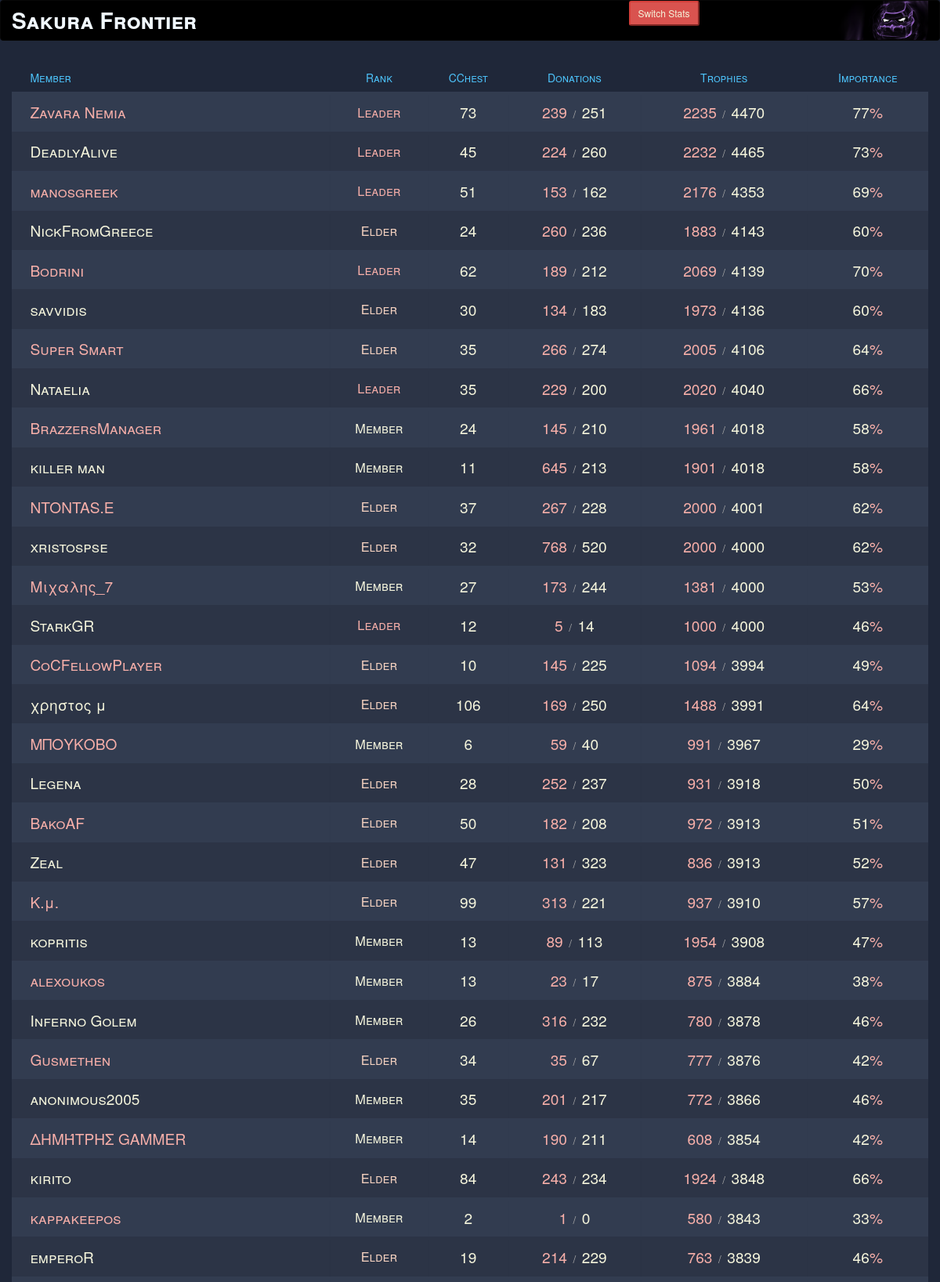
The page / (upper part) on the database its author committed.
### tables this page shows
CREATE TABLE player (tag VARCHAR(255) PRIMARY KEY, name VARCHAR(255), chest REAL, dona REAL, rece REAL, troph REAL, contr REAL, role REAL, vip REAL, times INT, isin INT);

### index.php (the view, shortened to what this page needs)
<html>
<head>
    <link rel="stylesheet" href="./Sakura Frontier_files/bootstrap.min.css">
    <link rel="stylesheet" href="style.css">
</head>
<body>
    <div class="navbar navbar-inverse navbar-fixedtop">
        <div class="container">
            <div class="row">
                <div class="col-xs-6 clana text-left align-middle">Sakura Frontier</div>
                <div class="col-xs-3 switch text-right align-middle">
                    <button class="btn-sm btn-danger" onclick="stats()" style="color:beige"> Switch Stats </button>
                </div>
                <div class="col-xs-3 golem text-right"><img class="logo" src="nav.png"></div>
            </div>
        </div>
    </div>
    <table class="container stato">
        <thead>
            <tr>
                <th>
                    <h1 onclick="sortMem()">Member</h1></th>
                <th>
                    <h1 onclick="sortRan()"><center>Rank</center></h1></th>
                <th>
                    <h1 onclick="sortChe()"><center>CChest</center></h1></th>
                <th>
                    <h1 onclick="sortDon()"><center>Donations</center></h1></th>
                <th>
                    <h1 onclick="sortTro()"><center>Trophies</center></h1></th>
                <th>
                    <h1 onclick="sortImp()"><center>Importance</center></h1></th>
            </tr>
        </thead>
        <tbody class="switcho">
            <?php
            $db = new SQLite3('sakura.db');
            $results = $db->query('SELECT * FROM player ORDER BY troph DESC');
            while ($row = $results->fetchArray(SQLITE3_ASSOC)) {
                echo '<tr class="clickable-row" data-href="https://spy.deckshop.pro/player/'.str_replace('#','',$row['tag']).'">';
                echo '<td>'.decode($row['name']).'</td>';
                echo '<td><center>';
                if($row['role']>.6) echo '<ooy><small>Leader</small></ooy>';
                elseif($row['role']>.5) echo '<hoy><small>Elder</small></hoy>';
                else echo '<small>Member</small>';
                echo '</center></td>';
                echo '<td><center>'.round($row['chest']).'</center></td>';
                echo '<td><center><ooy>'.round($row['dona']).'</ooy><span>&nbsp;&nbsp;/&nbsp;&nbsp;</span>'.round($row['rece']).'</center></td>';
                echo '<td><center><ooy>'.round($row['contr']).'</ooy><span>&nbsp;&nbsp;/&nbsp;&nbsp;</span>'.round($row['troph']).'</center></td>';
                if ($row['vip']==-1) echo '<td><center>new</center></td>';
                else echo '<td><center>'.round($row['vip']*100).'<ooy>%</ooy></center></td>';
                echo '</tr>';
            }
			function decode($payload) {
				return array_pop(json_decode('["'.$payload.'"]'));
			}
			?>
        </tbody>
    </table>
</body>
</html>

### style.css (style rules this page uses)
@media all and (min-width: 960px) { th { font-size: 20px; } }
@media all and (min-width: 960px) { td { font-size: 1.2em; } }
@media all and (min-width: 960px) { .clana { font-size: 28px; } }
th { vertical-align: middle; text-decoration-style: wavy; font-variant: small-caps; font-weight: bold; }
td { vertical-align: middle; text-decoration-style: wavy; font-variant: small-caps; font-weight: bold; padding-right: 5px; }
.logo { display: inline-block; max-height: 50px; }
.navbar { background-color: black; }
.clana { line-height: 50px; display: inline-block; vertical-align: middle; font-variant: small-caps; font-weight: 900; color: aliceblue; }
.row { margin: 0; }
.clana, .switch, .golem, .container { padding-left: 0px; padding-right: 0px; }
body { color: #A7A1AE; background-color: #1F2739; }
h1 { font-size: .7em; font-weight: 300; color: #4DC3FA; }
.container tr:nth-child(even) { background-color: #2C3446; }
.container th { background-color: #1F2739; }
.container td:first-child { color: #f7afa9; }
.container tr:nth-child(even) > td:first-child { color: beige; }
table { color: beige; text-align: justify; padding: 0; padding-bottom: 3%; }
table > thead > tr > th, table > tbody > tr > td, table > tbody > tr > th { padding-right: 2%; padding-left: 2%; }
td { padding-bottom: 1%; padding-top: 1%; font-weight: normal; -webkit-box-shadow: 0 2px 2px -2px #0E1119; -moz-box-shadow: 0 2px 2px -2px #0E1119; box-shadow: 0 2px 2px -2px #0E1119; }
span { font-size: .7em; color: darkgray; }
tr:nth-child(odd) { background-color: #323C50; }
tr:nth-child(even) { background-color: #2C3446; }
th { background-color: #1F2739; }
td:first-child { color: #FB667A; }
ooy { color: #f7afa9; }
hoy { color: #f5d2c0; }

### rows shown on the page
player: name "Zavara Nemia", role "Leader", chest "73", dona "239", rece "251", contr "2235", troph "4470", $row['vip']*100 "77"
player: name "DeadlyAlive", role "Leader", chest "45", dona "224", rece "260", contr "2232", troph "4465", $row['vip']*100 "73"
player: name "manosgreek", role "Leader", chest "51", dona "153", rece "162", contr "2176", troph "4353", $row['vip']*100 "69"
player: name "NickFromGreece", role "Elder", chest "24", dona "260", rece "236", contr "1883", troph "4143", $row['vip']*100 "60"
player: name "Bodrini", role "Leader", chest "62", dona "189", rece "212", contr "2069", troph "4139", $row['vip']*100 "70"
player: name "savvidis", role "Elder", chest "30", dona "134", rece "183", contr "1973", troph "4136", $row['vip']*100 "60"
player: name "Super Smart", role "Elder", chest "35", dona "266", rece "274", contr "2005", troph "4106", $row['vip']*100 "64"
player: name "Nataelia", role "Leader", chest "35", dona "229", rece "200", contr "2020", troph "4040", $row['vip']*100 "66"
player: name "BrazzersManager", role "Member", chest "24", dona "145", rece "210", contr "1961", troph "4018", $row['vip']*100 "58"
player: name "killer man", role "Member", chest "11", dona "645", rece "213", contr "1901", troph "4018", $row['vip']*100 "58"
player: name "NTONTAS.E", role "Elder", chest "37", dona "267", rece "228", contr "2000", troph "4001", $row['vip']*100 "62"
player: name "xristospse", role "Elder", chest "32", dona "768", rece "520", contr "2000", troph "4000", $row['vip']*100 "62"
player: name "Μιχαλης_7", role "Member", chest "27", dona "173", rece "244", contr "1381", troph "4000", $row['vip']*100 "53"
player: name "StarkGR", role "Leader", chest "12", dona "5", rece "14", contr "1000", troph "4000", $row['vip']*100 "46"
player: name "CoCFellowPlayer", role "Elder", chest "10", dona "145", rece "225", contr "1094", troph "3994", $row['vip']*100 "49"
player: name "χρηστος μ", role "Elder", chest "106", dona "169", rece "250", contr "1488", troph "3991", $row['vip']*100 "64"
player: name "ΜΠΟΥΚΟΒΟ", role "Member", chest "6", dona "59", rece "40", contr "991", troph "3967", $row['vip']*100 "29"
player: name "Legena", role "Elder", chest "28", dona "252", rece "237", contr "931", troph "3918", $row['vip']*100 "50"
player: name "BakoAF", role "Elder", chest "50", dona "182", rece "208", contr "972", troph "3913", $row['vip']*100 "51"
player: name "Zeal", role "Elder", chest "47", dona "131", rece "323", contr "836", troph "3913", $row['vip']*100 "52"
player: name "Κ.μ.", role "Elder", chest "99", dona "313", rece "221", contr "937", troph "3910", $row['vip']*100 "57"
player: name "kopritis", role "Member", chest "13", dona "89", rece "113", contr "1954", troph "3908", $row['vip']*100 "47"
player: name "alexoukos", role "Member", chest "13", dona "23", rece "17", contr "875", troph "3884", $row['vip']*100 "38"
player: name "Inferno Golem", role "Member", chest "26", dona "316", rece "232", contr "780", troph "3878", $row['vip']*100 "46"
player: name "Gusmethen", role "Elder", chest "34", dona "35", rece "67", contr "777", troph "3876", $row['vip']*100 "42"
player: name "anonimous2005", role "Member", chest "35", dona "201", rece "217", contr "772", troph "3866", $row['vip']*100 "46"
player: name "ΔΗΜΉΤΡΗΣ GAMMER", role "Member", chest "14", dona "190", rece "211", contr "608", troph "3854", $row['vip']*100 "42"
player: name "kirito", role "Elder", chest "84", dona "243", rece "234", contr "1924", troph "3848", $row['vip']*100 "66"
player: name "kappakeepos", role "Member", chest "2", dona "1", rece "0", contr "580", troph "3843", $row['vip']*100 "33"
player: name "emperoR", role "Elder", chest "19", dona "214", rece "229", contr "763", troph "3839", $row['vip']*100 "46"
